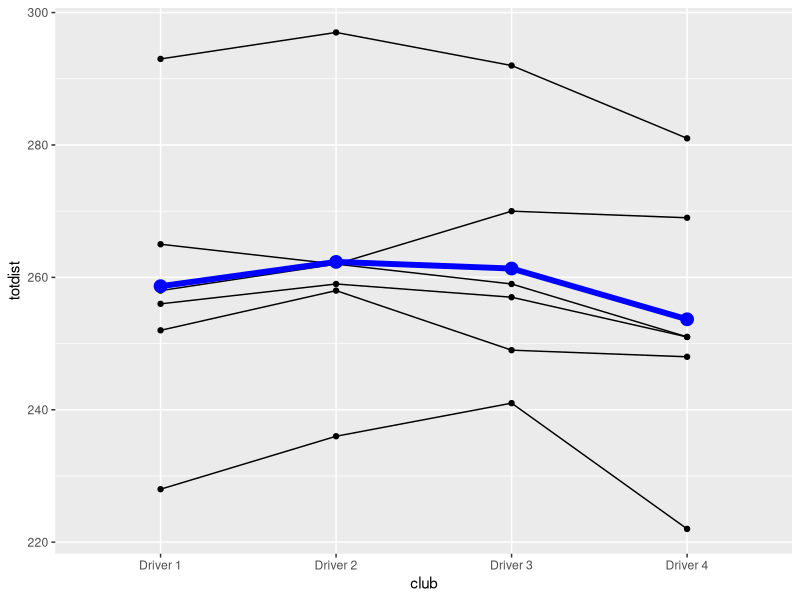
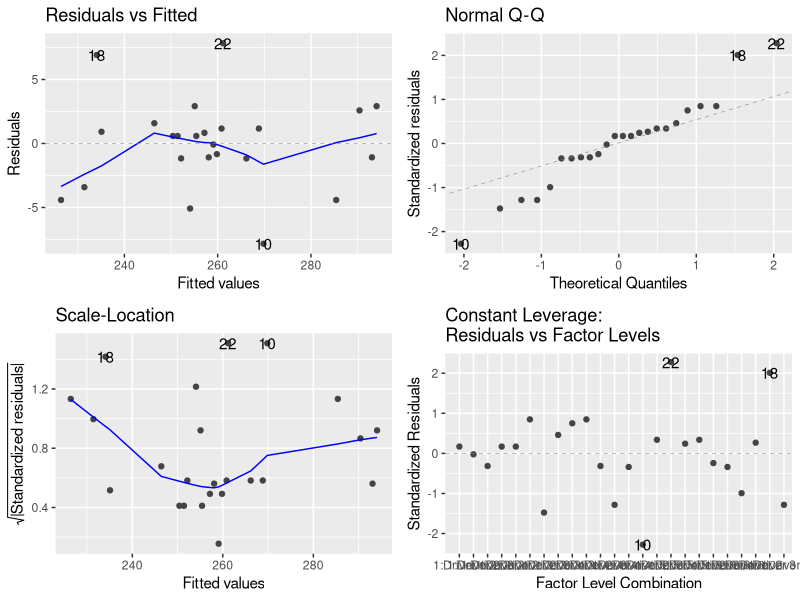

Write the R code that produced these figures, in order.
## ---- chunk 1
knitr::opts_chunk$set(echo = TRUE)
library(tidyverse)
library(ggfortify)
library(emmeans)
library(knitr)
## ---- chunk 2
golf_data <- read_csv("golf_driver.csv",
                      show_col_types = FALSE)
glimpse(golf_data)
# all variables are listed as <dbl> -- meaning all variables are currently numeric
## ---- chunk 3
# update the dataset --> data <- data |> mutate()
# labels = c() <-- indicates a list of objects

golf_data <- golf_data |> 
  mutate(club = factor(club,
                       labels = c("Driver 1", "Driver 2", "Driver 3", "Driver 4")),
         golfer = factor(golfer)) |> 
  # simplify our data - only include variables needed
  # select() will subset a data frame by columns
  select(club, golfer, totdist)
## ---- chunk 4
# aes statement identifies variables used in the layers of the plot
# aes in the ggplot -- all aes components applied to all layers
# aes in a specific layer -- only applied to that line of code

# club = factor, totdist = response, golfer = block
ggplot(golf_data, aes(x=club, y=totdist, group=golfer))+
  # plotting the individual observations of the BLOCKS
  geom_point() +
  geom_line() +
  # summary across all golfers - override the group statement -- setting the group to 1 ("dummy input)
  stat_summary(fun=mean, geom="point", size=4, color="blue", group=1)+
  stat_summary(fun=mean, geom="line", size=2, color="blue", group=1)
## ---- chunk 5
golf_anova <- aov(totdist ~ golfer + club, data = golf_data)
## ---- chunk 6
autoplot(golf_anova)
## ---- chunk 7
summary(golf_anova)
